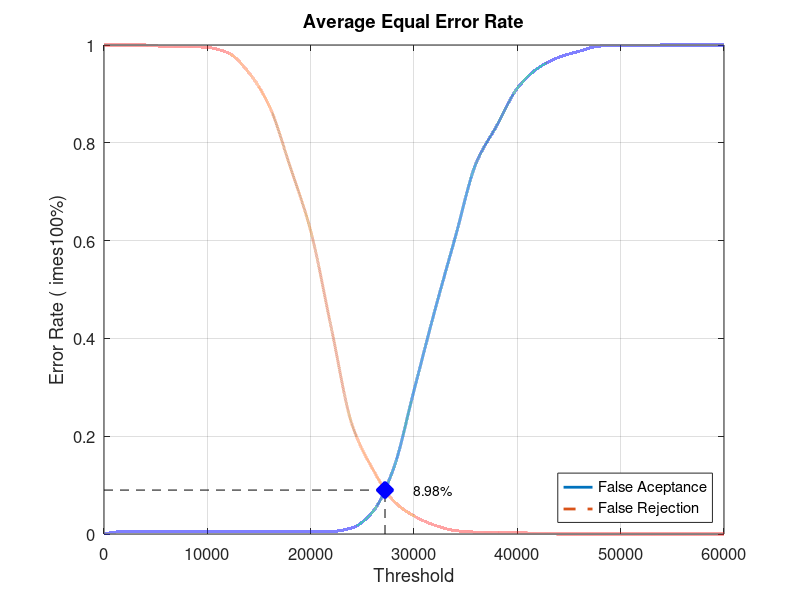
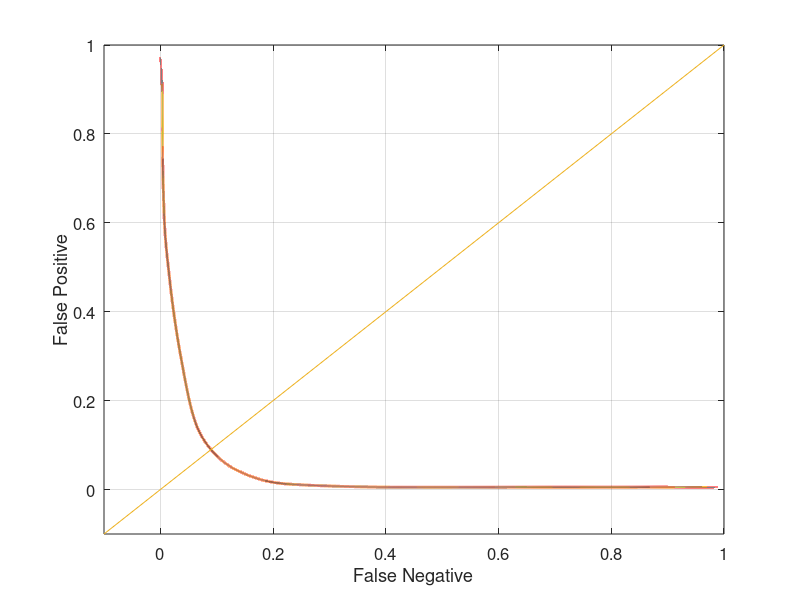

MATLAB code for these plots, in order:
close all;
clear;
clc;
x = 0:2000:60000;
xq = 0:0.5:60000;

y0 = [0 0.00526316 0.00526316 0.00526316 0.00526316 0.00526316 0.00526316 0.00526316 0.00526316 0.00526316 0.00526316 0.00526316 0.0126316 0.0452632 0.132632 0.293684 0.455789 0.607368 0.757895 0.834737 0.911579 0.952632 0.974737 0.987368 0.997895 0.998947 0.998947 1 1 1 1]
yy0 = interp1(x, y0, xq, 'pchip');
y1 = [1 1 1 0.997 0.997 0.995 0.984 0.944 0.875 0.752 0.62 0.421 0.224 0.133 0.068 0.037 0.018 0.007 0.004 0.004 0.003 0.001 0 0 0 0 0 0 0 0 0]
yy1 = interp1(x, y1, xq, 'pchip');

% Calculating EER: 
y2 = abs(y0 - y1);
find(y2 == min(y2))
yy2 = abs(yy0 - yy1);
xEER = find(yy2 == min(yy2));
xEERIndex = xq(xEER) % X-axis EER
yEER = yy0(xEER) % Y-axis EER

main = figure
plot(xq, yy0,'-','LineWidth', 2);	hold on
plot(xq, yy1,'--','LineWidth', 2);	hold on
plot([xEERIndex xEERIndex], [0 yEER], 'k--');	hold on
plot([0 xEERIndex], [yEER yEER], 'k--');	hold on
plot(xEERIndex, yEER, 'bx', 'LineWidth', 10);	hold on
text(xEERIndex + 10 * xEERIndex / 100, yEER, [num2str(round((10000 * yEER)) / 100) '%'])
legend('False Aceptance', 'False Rejection', 'Location', 'SouthEast')
xlabel('Threshold')
ylabel('Error Rate (	imes100%)')
title('Average Equal Error Rate')
set(gca, 'FontSize', 12)
axis([0 60000 0 1])
grid on

print(main, 'Database4AverageMain', '-dpng');
FNRxFPR = figure('Color', [1 1 1]);
plot(yy1, yy0, '-', yy1, yy0, 'LineWidth', 2);
hold on
y = -0.1:0.1:1
plot(y, y); 
set(gca, 'FontSize', 12)
xlabel('False Negative')
ylabel('False Positive')
axis([-0.1 1 -0.1 1])
set(gca, 'FontSize', 12)
grid on

print(FNRxFPR, 'Database4AverageFNRxFPR','-dpng');
